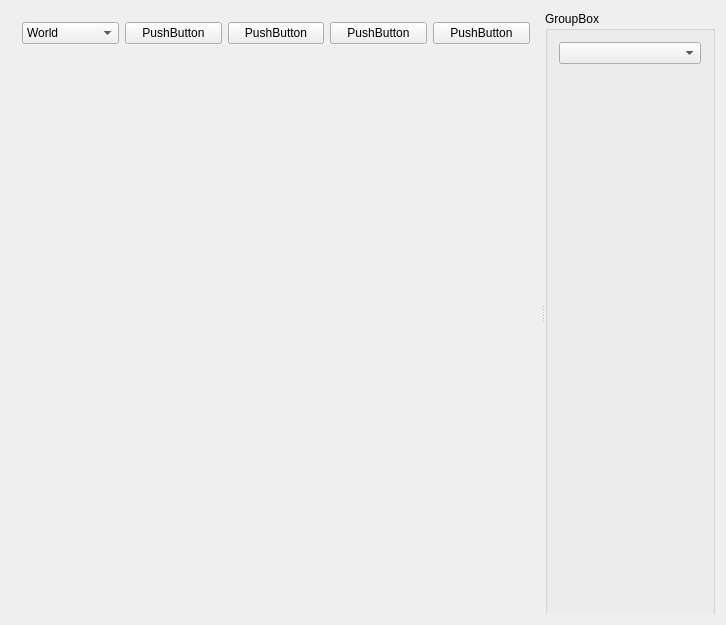
<?xml version="1.0" encoding="UTF-8"?>
<ui version="4.0">
 <class>WidgetCreatorEngine</class>
 <widget class="QWidget" name="WidgetCreatorEngine">
  <property name="geometry">
   <rect>
    <x>0</x>
    <y>0</y>
    <width>726</width>
    <height>625</height>
   </rect>
  </property>
  <property name="minimumSize">
   <size>
    <width>726</width>
    <height>625</height>
   </size>
  </property>
  <property name="windowTitle">
   <string>WidgetCreatorEngine</string>
  </property>
  <layout class="QGridLayout" name="gridLayout_2">
   <item row="0" column="0">
    <widget class="QSplitter" name="splitter">
     <property name="orientation">
      <enum>Qt::Horizontal</enum>
     </property>
     <widget class="QWidget" name="">
      <layout class="QGridLayout" name="gridLayout">
       <item row="0" column="0">
        <layout class="QHBoxLayout" name="horizontalLayout">
         <item>
          <widget class="QComboBox" name="comboBox_ModeGizmo">
           <item>
            <property name="text">
             <string>World</string>
            </property>
           </item>
           <item>
            <property name="text">
             <string>Local</string>
            </property>
           </item>
          </widget>
         </item>
         <item>
          <widget class="QPushButton" name="pushButton">
           <property name="text">
            <string>PushButton</string>
           </property>
          </widget>
         </item>
         <item>
          <widget class="QPushButton" name="pushButton_2">
           <property name="text">
            <string>PushButton</string>
           </property>
          </widget>
         </item>
         <item>
          <widget class="QPushButton" name="pushButton_3">
           <property name="text">
            <string>PushButton</string>
           </property>
          </widget>
         </item>
         <item>
          <widget class="QPushButton" name="pushButton_4">
           <property name="text">
            <string>PushButton</string>
           </property>
          </widget>
         </item>
        </layout>
       </item>
       <item row="1" column="0">
        <widget class="IEditGLWidget" name="widget" native="true">
         <property name="enabled">
          <bool>true</bool>
         </property>
         <property name="sizePolicy">
          <sizepolicy hsizetype="Preferred" vsizetype="Preferred">
           <horstretch>10</horstretch>
           <verstretch>10</verstretch>
          </sizepolicy>
         </property>
         <property name="minimumSize">
          <size>
           <width>0</width>
           <height>562</height>
          </size>
         </property>
         <property name="mouseTracking">
          <bool>false</bool>
         </property>
         <zorder>groupBox</zorder>
        </widget>
       </item>
      </layout>
     </widget>
     <widget class="QGroupBox" name="groupBox">
      <property name="minimumSize">
       <size>
        <width>170</width>
        <height>607</height>
       </size>
      </property>
      <property name="maximumSize">
       <size>
        <width>170</width>
        <height>16777215</height>
       </size>
      </property>
      <property name="title">
       <string>GroupBox</string>
      </property>
      <layout class="QHBoxLayout" name="horizontalLayout_2">
       <item alignment="Qt::AlignTop">
        <widget class="QComboBox" name="comboBox"/>
       </item>
      </layout>
     </widget>
    </widget>
   </item>
  </layout>
 </widget>
 <layoutdefault spacing="6" margin="11"/>
 <customwidgets>
  <customwidget>
   <class>IEditGLWidget</class>
   <extends>QWidget</extends>
   <header>ieditglwidget.h</header>
   <container>1</container>
  </customwidget>
 </customwidgets>
 <resources/>
 <connections/>
</ui>
